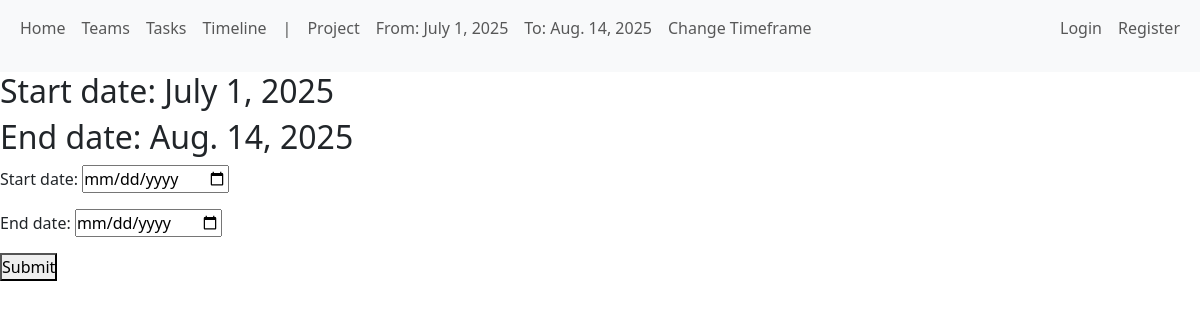
Page /distributor/change_project_page on the earlier database version.
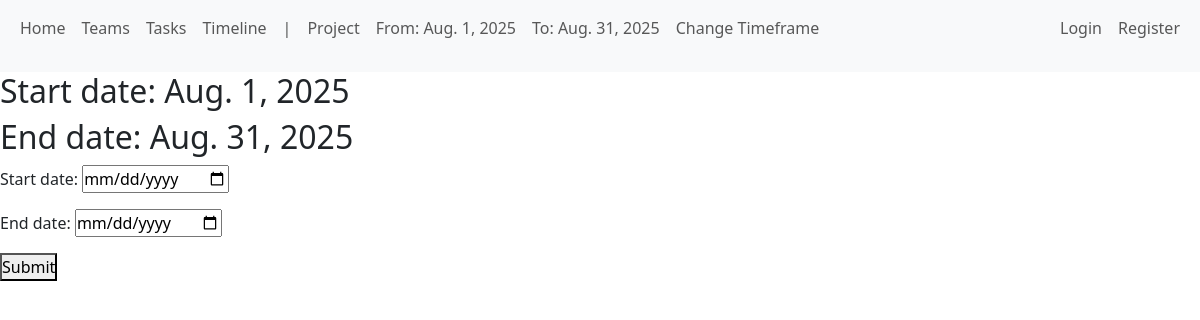
Same page on the later database version.
### distributor/models.py (models this page shows)
class Project(models.Model):
    start_date = models.DateField()
    end_date = models.DateField()
    order_counter = models.IntegerField(default=0)

### distributor/views.py (the view)
# urls.py: path("change_project_page", views.change_project_page, name='change_project_page'),
def change_project_page(request):
    return render(request, "distributor/change_project_timeframe.html")

### distributor/forms.py
class ProjectTimeframeForm(forms.ModelForm):
    class Meta:
        model = Project
        fields = ["start_date", "end_date"]
        widgets = {
            'start_date': forms.DateInput(attrs={'id': 'start_date_input_project', 'placeholder': 'Start Date', 'type': 'date'}),
            'end_date': forms.DateInput(attrs={'id': 'end_date_input_project', 'placeholder': 'End Date', 'type': 'date'})
        }

### distributor/context_processors.py (called while the page is built)
def global_project_timeframe_form(request):
    return {
        "global_project_timeframe_form": ProjectTimeframeForm(),
    }

def global_project_timeframe(request):
    project_time_frame = Project.objects.first()
    if project_time_frame:
        return {
            "global_project_timeframe": project_time_frame,
        }
    else:
        return {
            "global_project_timeframe": 'No values picked yet',
        }

### distributor/templates/distributor/change_project_timeframe.html (shortened to what this page needs)
{% extends 'distributor/base.html' %}
{% block content %}
<h2>Start date: {{ global_project_timeframe.start_date }}</h2>
<h2>End date: {{ global_project_timeframe.end_date }}</h2>
<form method="POST" action="{% url 'define_project_timeframe' %}">
                {{ global_project_timeframe_form.as_p }}
                <button type="submit">Submit</button>
            </form>
{% endblock %}

### distributor/templates/distributor/base.html (shortened to what this page needs)
{% load static %}
<!DOCTYPE html>
<html lang="en">
<head>
    <link href="https://cdn.jsdelivr.net/npm/bootstrap@5.3.7/dist/css/bootstrap.min.css" rel="stylesheet"
>
    <link rel="stylesheet" href="{% static 'css/style.css' %}">
</head>
<body>
<header>
    <nav class="navbar navbar-expand-lg bg-body-tertiary">
        <div class="container-fluid">
            <div class="collapse navbar-collapse" id="navbarNav">
                <ul class="navbar-nav">
                    <div class="internal_navbar_container">
                        <div class="common_links_base_navbar">
                            <li>
                                <a class="nav-link" href='{% url 'home' %}'>Home</a>
                            </li>
                            <li class="nav-item">
                                <a class="nav-link" href="{% url 'teams' %}">Teams</a>
                            </li>
                            <li class="nav-item">
                                <a class="nav-link" href="{% url 'tasks' %}">Tasks</a>
                            </li>
                            <li class="nav-item">
                                <a class="nav-link" href="{% url 'timeline' %}">Timeline</a>
                            </li>
                            <div class="timeframe_information_navbar">
                            <li>
                                <p id="hide_on_navbar_media_query" class="nav-link">|</p>
                            </li>
                            <li>
                                <p class="nav-link">Project</p>
                            </li>
                            <li>
                                <p class="nav-link">From: {{ global_project_timeframe.start_date }}</p>
                            </li>
                            <li>
                                <p class="nav-link">To: {{ global_project_timeframe.end_date }}</p>
                            </li>
                            <li>
                                <a class="nav-link" href="{% url 'change_project_page' %}">Change Timeframe</a>
                            </li>
                            </div>
                        </div>
                        <div class="user_view">
                            {% if user.is_authenticated %}
                                <a class="nav-link" href="">Logout</a>
                            {% else %}
                                <a class="nav-link" href="{% url 'login_view' %}">Login</a>
                                <a class="nav-link" href="{% url 'register_view' %}">Register</a>
                            {% endif %}
                        </div>
                    </div>
                </ul>
            </div>
        </div>
    </nav>
</header>
<main>
    {% block content %}
    {% endblock %}
</main>
</body>
</html>

### distributor/static/css/style.css (style rules this page uses)
* { padding: 0; margin: 0 }
body { min-height: 200vh; }
.navbar-nav { width: 100% !important; }
.internal_navbar_container { display: flex; justify-content: space-between; width: 100% }
.timeframe_information_navbar { display: flex; }
.common_links_base_navbar { display: flex; }
.user_view { display: flex; }

Differences in the rows shown:
changed Project: start_date "July 1, 2025" → "Aug. 1, 2025"; end_date "Aug. 14, 2025" → "Aug. 31, 2025"
